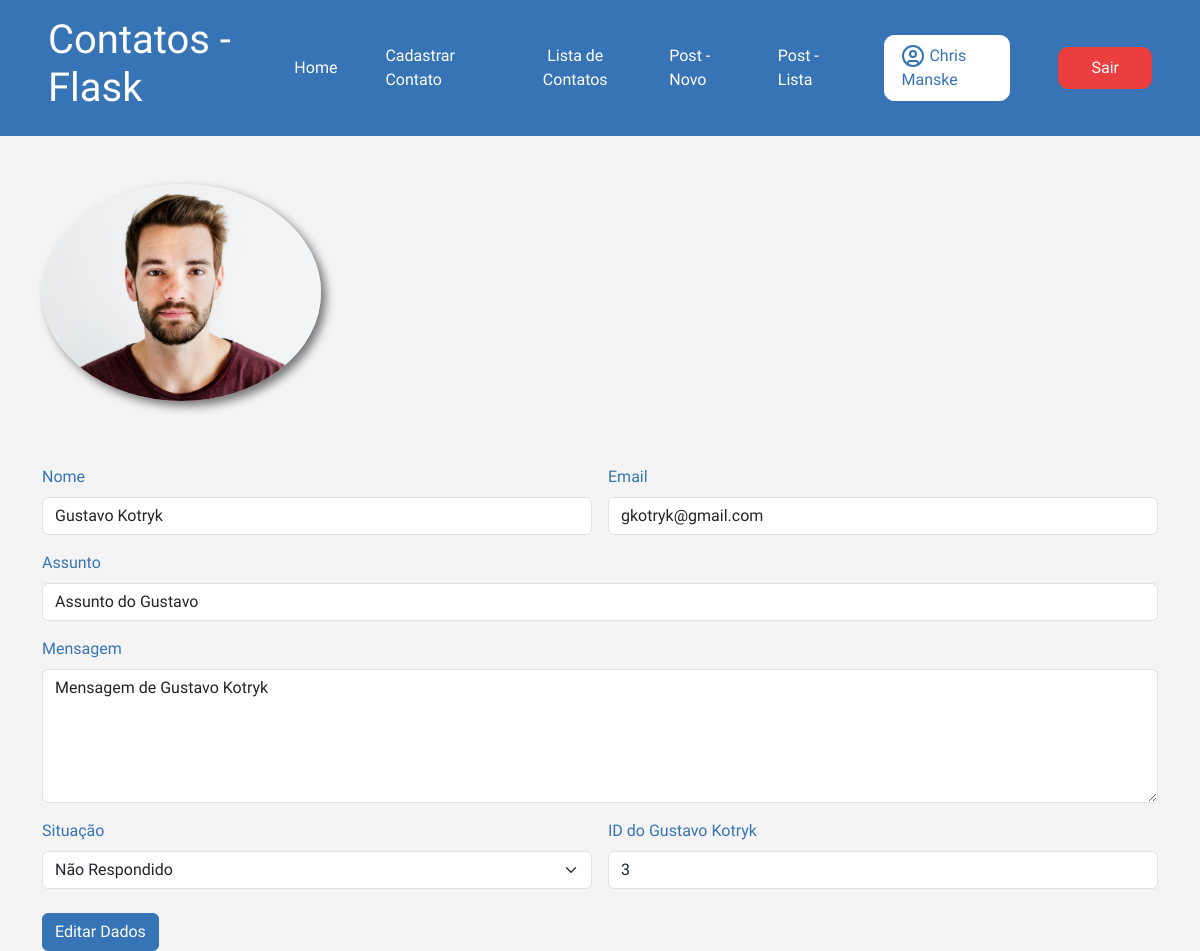
Screenshot of /contato/3 (signed in) with the database file from the repository.
### app/models.py (models this page shows)
class User(db.Model, UserMixin):
    id = db.Column(db.Integer, primary_key=True)
    nome = db.Column(db.String(100), nullable=True)
    sobrenome = db.Column(db.String(100), nullable=True)
    email = db.Column(db.String(100), nullable=True)
    senha = db.Column(db.String(100), nullable=True)
    posts = db.relationship('Post', backref='autor', lazy=True)
    comentarios = db.relationship('PostComentarios', backref='autor', lazy=True)

class Contato(db.Model):
    id = db.Column(db.Integer, primary_key=True)
    data_envio = db.Column(db.DateTime, default=datetime.now())
    nome = db.Column(db.String(100), nullable=True)
    email = db.Column(db.String(100), nullable=True)
    assunto = db.Column(db.String(100), nullable=True)
    mensagem = db.Column(db.String(100), nullable=True)
    respondido = db.Column(db.Integer, default=0)

### app/views.py (the view)
@app.route('/contato/<int:id>')
@login_required
def contatoDetalhes(id):
    obj = Contato.query.get(id)
    return render_template('contato_detalhes.html', obj = obj)

### app/models.py (called while the page is built)
@login_manager.user_loader
def load_user(user_id):
    return User.query.get(user_id)

### app/templates/contato_detalhes.html (shortened to what this page needs)
{% extends "base.html" %}
{% block content %}
{%include "header.html" %}
<div class="container">
    <img src="{{url_for('static', filename='img/pessoa.avif')}}" alt="Imagem pessoa" id="pessoa" class="w-25 mt-5 rounded-circle">
    <form class="row g-3 mt-5">
        <div class="col-md-6">
          <label for="inputName4" class="form-label">Nome</label>
          <input type="text" class="form-control" id="inputName4" value="{{obj.nome}}" readonly>
        </div>
        <div class="col-md-6">
          <label for="inputEmail4" class="form-label">Email</label>
          <input type="email" class="form-control" id="inputEmail4" value="{{obj.email}}" readonly>
        </div>
        <div class="col-12">
          <label for="inputAssunto" class="form-label">Assunto</label>
          <input type="text" class="form-control" id="inputAssunto" value="{{obj.assunto}}" readonly>
        </div>
        <div class="col-12">
            <label for="exampleFormControlTextarea1" class="form-label">Mensagem</label>
            <textarea class="form-control" id="exampleFormControlTextarea1" rows="5" readonly>{{obj.mensagem}}</textarea>
        </div>
        <div class="col-md-6">
          <label for="inputState" class="form-label">Situação</label>
          <select id="inputState" class="form-select">
            <option selected>Não Respondido</option>
          </select>
        </div>
        <div class="col-md-6">
          <label for="inputID" class="form-label">ID do {{obj.nome}}</label>
          <input type="text" class="form-control" id="inputID" value="{{obj.id}}" readonly>
        </div>
        <div class="col-12">
            <button type="submit" class="btn btn-primary mt-2">Editar Dados</button>
          </div>
</div>
{% endblock %}

### app/templates/header.html (shortened to what this page needs)
{% extends "base.html" %}
{% block content %}
    <header>
        <div class="container-header">
            <div class="logo">
                <h1>Contatos - Flask</h1>
            </div>
            <div class="botoesLinks">
                <a href="{{url_for('homepage')}}" class="link">Home</a>
                <a href="{{url_for('contato_cadastro')}}" class="link">Cadastrar Contato</a>
                <a href="{{url_for('contatoLista')}}" style="text-align: center;" class="link">Lista de Contatos</a>
                <a href="{{url_for('PostNovo')}}"class="link">Post - Novo</a>
                <a href="{{url_for('PostLista')}}"class="link">Post - Lista</a>
                {% if current_user.is_authenticated %}
                <a href="" class="Cadastro-User-Logado"> {{current_user.nome}} {{current_user.sobrenome}}</a>
                <a href="{{url_for('logout')}}" class="Cadastro-Sair">Sair</a>
                {% else %}
                <a href="{{url_for('login')}}" class="Cadastro-User">Entrar/Cadastrar</a>
                {% endif %}
            </div>
        </div>
    </header>
{% endblock %}

### app/static/style.css (style rules this page uses)
* { margin: 0; padding: 0; }
body { font-family: "Nata Sans", sans-serif; background-color: #f4f4f4; color: #3674B5; width: 100%; }
header { background-color: #3674B5; color: white; font-family: "Nata Sans", sans-serif; width: 100%; }
.container-header { display: flex; flex-direction: row; justify-content: space-between; align-items: center; padding: 1rem 3rem; }
.container-header h1 { font-size: 2.5rem; }
.botoesLinks { display: flex; align-items: center; gap: 3rem; }
.botoesLinks a { text-decoration: none; color: white; }
#pessoa { box-shadow: 5px 5px 10px rgba(0, 0, 0, 0.514); }
.container { width: 100% !important; }
button { border: 1px solid #3674B5 !important; background-color: #3674B5 !important; }
.Cadastro-User-Logado { color: #3674B5 !important; background-color: white; border: 1px solid white; padding: 0.5rem 1rem; border-radius: 10px; }
.Cadastro-Sair { color: #ffffff !important; background-color: rgb(235, 62, 62); border: 1px solid rgb(235, 62, 62); padding: 0.5rem 2rem; border-radius: 10px; }

### rows the page displays
User: nome "Chris", sobrenome "Manske"
Contato: nome "Gustavo Kotryk", email "gkotryk@gmail.com", assunto "Assunto do Gustavo", mensagem "Mensagem de Gustavo Kotryk", id "3"
